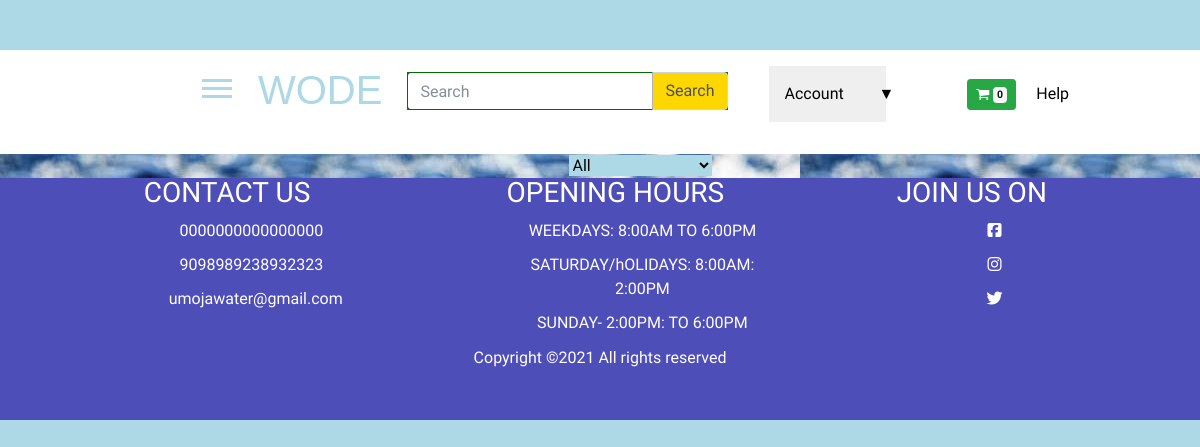
/products, run on an earlier commit of the app's database.
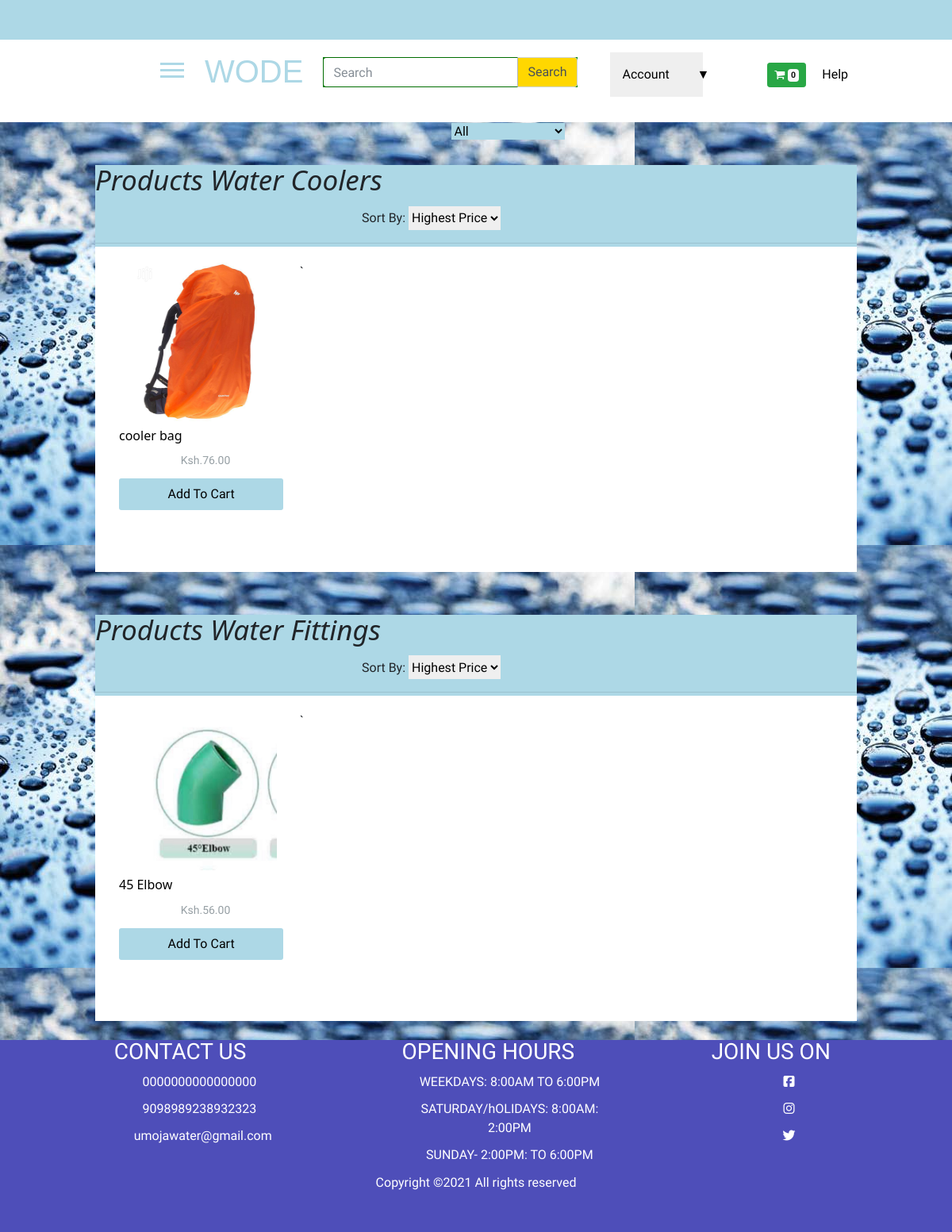
And on a later commit of the database.
### products/models.py (models this page shows, shortened)
class Category(models.Model):
    name = models.CharField(max_length=100)

class Product(models.Model):
    image = models.ImageField(null=False, blank=False)
    title = models.CharField(max_length=2000, null=False, blank=False)
    category = models.ForeignKey(
        Category, on_delete=models.CASCADE, default=True, null=False)
    price = models.DecimalField(max_digits=5, decimal_places=2)
    description = models.TextField()
    delivery_time = models.DateTimeField(default=datetime.now, blank=True)
    is_published = models.BooleanField(default=True)
    created_at = models.DateTimeField(default=datetime.now, blank=True)
    digital = models.BooleanField(default=False, null=True, blank=False)

### products/views.py (the view)
# urls.py: path('products', views.waterProducts, name='products'),
def waterProducts(request):
    categories = categories = Category.objects.filter(
        name__startswith="Products").order_by('name')
    page_num = request.GET.get("page")
    paginator = Paginator(categories, 3)
    try:
        categories = paginator.page(page_num)
    except PageNotAnInteger:
        categories = paginator.page(1)
    except EmptyPage:
        categories = paginator.page(paginator.num_pages)
    if request.user.is_authenticated:
        customer = request.user
        order, created = Order.objects.get_or_create(
            customer=customer, complete=False)
        items = order.orderitem_set.all()
        cartitems = order.get_cart_items
    else:
        items = []
        order = {' get_cart_total': 0, 'get_cart_items': 0}
        cartitems = order['get_cart_items']
    waters = Product.objects.all()
    context = {
        'categories': categories, 'waters': waters, 'cartitems': cartitems
    }
    return render(request, "products/WaterProductPage.html", context)

### products/templates/products/WaterProductPage.html (shortened to what this page needs)
{%extends 'products/base.html'%}
{%block content%}
<section class="main-section" style="background-image: url(images/waterrocks.jfif)">
    <main class="center">
        <li>
            <select name="latest" class="filters">
                <option value="all">All</option>
            </select>
        </li>
    </main>
    <main >
        <section class="body-section">
            <div class="all-products">
                {%for category in categories%}
                <section class="main-products cooler">
                    <div class="upper-bar">
                        <div>
                            <h2>{{category.name}}</h2>
                        </div>
                        <div class="sortby">
                            <span>Sort By: <select class="sort">
                                    <option value="highest">Highest Price</option>
                                </select></span>
                        </div>
                    </div>
                    <hr />
                    <div class="specific-product-wrap specific-product-wrap-cooler">
                    {% for product in category.product_set.all %}
                        <a href="{%url 'product' product.pk%}">
<div class="specific-single-product">
    <div class="product-image center">
        <img class="product-image-shape" src="{{product.image.url}}" alt="adamol Distilled" />
    </div>
    <div class="produc-descriptions">
        <h4 class="specific-product-title">{{product.title}}</h4>
        <p class="price">Ksh.{{product.price}}</p></a>
        <button data-product="{{product.id}}" data-action="add" class="AddToCart update-cart" id="addToCart update-cart">Add To
            Cart</button>
    </div>
</div>`
                    {% empty %}
                        <p>No Product Lol</p>
{%endfor%}
                </section><br />
                {%endfor%}
    </main>
</section>
            {%endblock content %}

What changed in the data, as far as the page shows it:
added Category: name "Products Water Coolers"
added Product: image (picture), title "cooler bag", price "76.00", shown under "Products Water Coolers"
added Category: name "Products Water Fittings"
added Product: image (picture), title "45 Elbow", price "56.00", shown under "Products Water Fittings"
